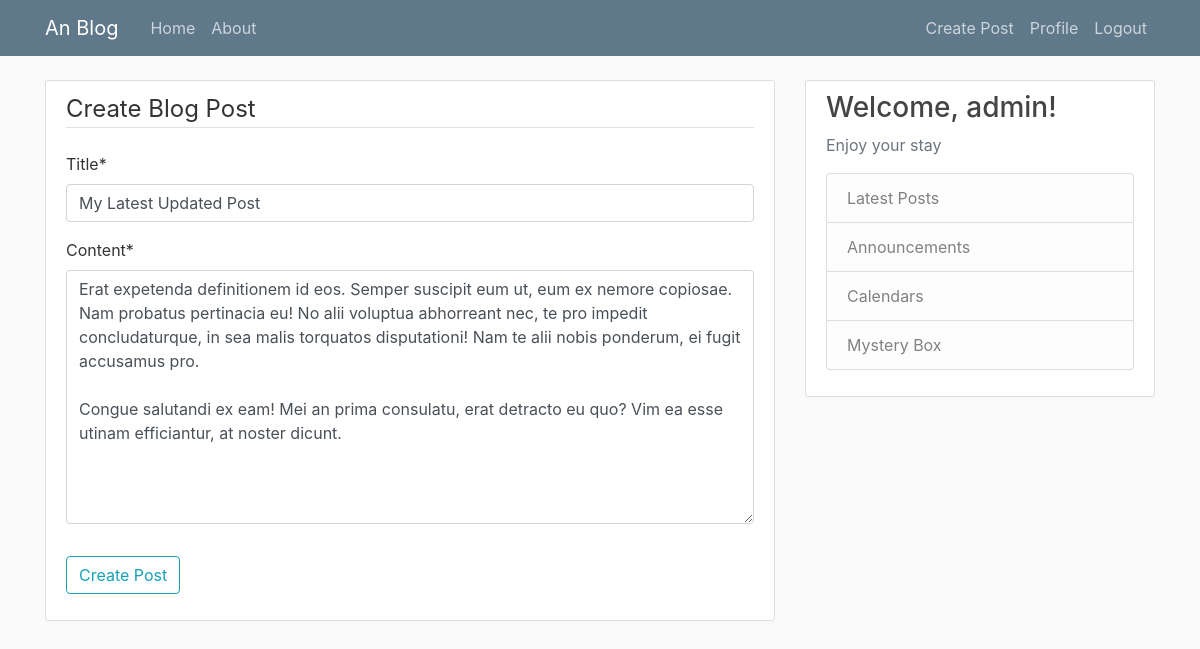
Before: /post/29/update/ (signed in) with the older database file.
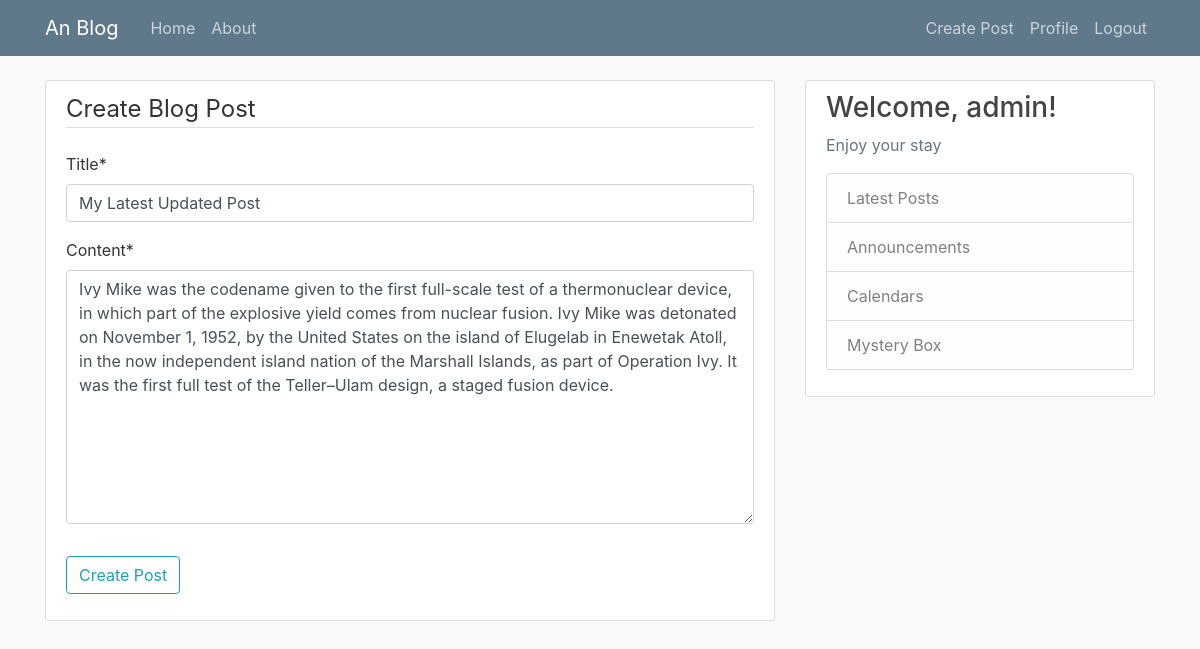
After: the same page with the newer database file.
### blog/models.py (models this page shows, shortened)
class Post(models.Model):
    title = models.CharField(max_length=100)
    content = models.TextField()
    date_posted = models.DateTimeField(default=timezone.now)  # auto filled
    author = models.ForeignKey(User, on_delete=models.CASCADE)

### blog/views.py (the view, shortened to what this page needs)
# urls.py: path('post/<int:pk>/update/', PostUpdateView.as_view(), name='post-update'),
class PostUpdateView(LoginRequiredMixin, UserPassesTestMixin, UpdateView):
    model = Post
    fields = ['title', 'content']
    def test_func(self):
        post = self.get_object()  # grab post we are trying to update
        if self.request.user == post.author:
            return True
        return False

### blog/templates/blog/post_form.html (shortened to what this page needs)
{% extends "blog/base.html" %}
{% load crispy_forms_tags %}
{% block content %}
    <div class="content-section">
        <form method="POST">
            <fieldset class="form-group">
                <legend class="border-bottom mb-4">
                    Create Blog Post
                </legend>
                {{ form|crispy }}
            </fieldset>
            <div class="form-group">
                <button class="btn btn-outline-info" type="submit">
                    Create Post
                </button>
            </div>
        </form>
    </div>
{% endblock content %}

Changed rows visible on the page:
changed Post "My Latest Updated Post": content "Erat expetenda definitionem id eos. Semper suscipit eum ut, eum ex nemore copiosae. Nam probatus pertinacia eu! No alii voluptua abhorreant nec, te pro impedit concludaturque, in sea malis torquatos disputationi! Nam te alii nobis ponderum, ei fugit accusamus pro. Congue salutandi ex eam! Mei an prima consulatu, erat detracto eu quo? Vim ea esse utinam efficiantur, at noster dicunt." → "Ivy Mike was the codename given to the first full-scale test of a thermonuclear device, in which part of the explosive yield comes from nuclear fusion. Ivy Mike was detonated on November 1, 1952, by the United States on the island of Elugelab in Enewetak Atoll, in the now independent island nation of the Marshall Islands, as part of Operation Ivy. It was the first full test of the Teller–Ulam design, a staged fusion device."
